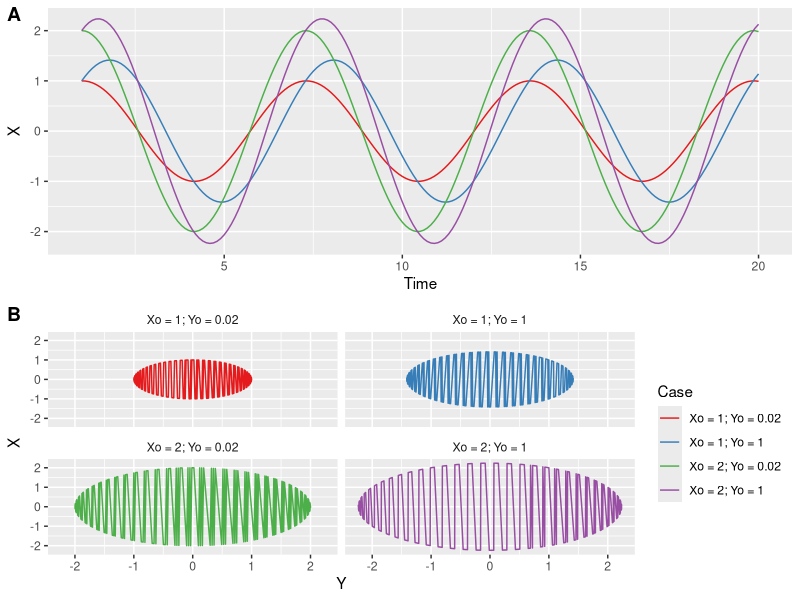

Write the R code that produced this figure.
## ---- chunk 1
knitr::opts_chunk$set(echo = F)
suppressPackageStartupMessages({
  library(deSolve)
  library(cowplot)
  library(tidyverse)
})
## ---- chunk 2
spring <- function(t, values, params){
  K <- params[1]
  
  x <- values[1]
  y <- values[2]
  
  dxdt <- y
  dydt <- -K*x
  
  return(list(c(dxdt, dydt)))
}
## ---- chunk 3
K <- 1
params <- c(K)

t <- seq(1, 20, by = 0.1)

Xo <- 2
Yo <- 0.02
values <- c(Xo, Yo)

sol <- deSolve::lsoda(y = values, times = t, parms = params, func = spring) %>% 
  as.data.frame() %>% 
  magrittr::set_colnames(value = c("Time", "X", "Y")) %>% 
  mutate(Xo = Xo,
         Yo = Yo)

Xo <- 2
Yo <- 1
values <- c(Xo, Yo)

sol2 <- deSolve::lsoda(y = values, times = t, parms = params, func = spring) %>% 
  as.data.frame() %>% 
  magrittr::set_colnames(value = c("Time", "X", "Y")) %>% 
  mutate(Xo = Xo,
         Yo = Yo)

Xo <- 1
Yo <- 0.02
values <- c(Xo, Yo)

sol3 <- deSolve::lsoda(y = values, times = t, parms = params, func = spring) %>% 
  as.data.frame() %>% 
  magrittr::set_colnames(value = c("Time", "X", "Y")) %>% 
  mutate(Xo = Xo,
         Yo = Yo)

Xo <- 1
Yo <- 1
values <- c(Xo, Yo)

sol4 <- deSolve::lsoda(y = values, times = t, parms = params, func = spring) %>% 
  as.data.frame() %>% 
  magrittr::set_colnames(value = c("Time", "X", "Y")) %>% 
  mutate(Xo = Xo,
         Yo = Yo)
## ---- chunk 4
plot1 <- rbind(sol, sol2, sol3, sol4) %>% 
  mutate(Case = paste0("Xo = ", Xo, "; Yo = ", Yo)) %>% 
  ggplot(aes(x = Time, y = X, color = Case)) +
  geom_line() +
  scale_color_brewer(palette = "Set1") +
  theme(legend.position = "none")

plot2 <- rbind(sol, sol2, sol3, sol4) %>% 
  mutate(Case = paste0("Xo = ", Xo, "; Yo = ", Yo)) %>% 
  ggplot(aes(x = Y, y = X, color = Case)) +
  geom_line() +
  scale_color_brewer(palette = "Set1") +
  facet_wrap(~Case) +
  theme(strip.background = element_blank())

cowplot::plot_grid(plot1, plot2, labels = "AUTO", ncol = 1)
